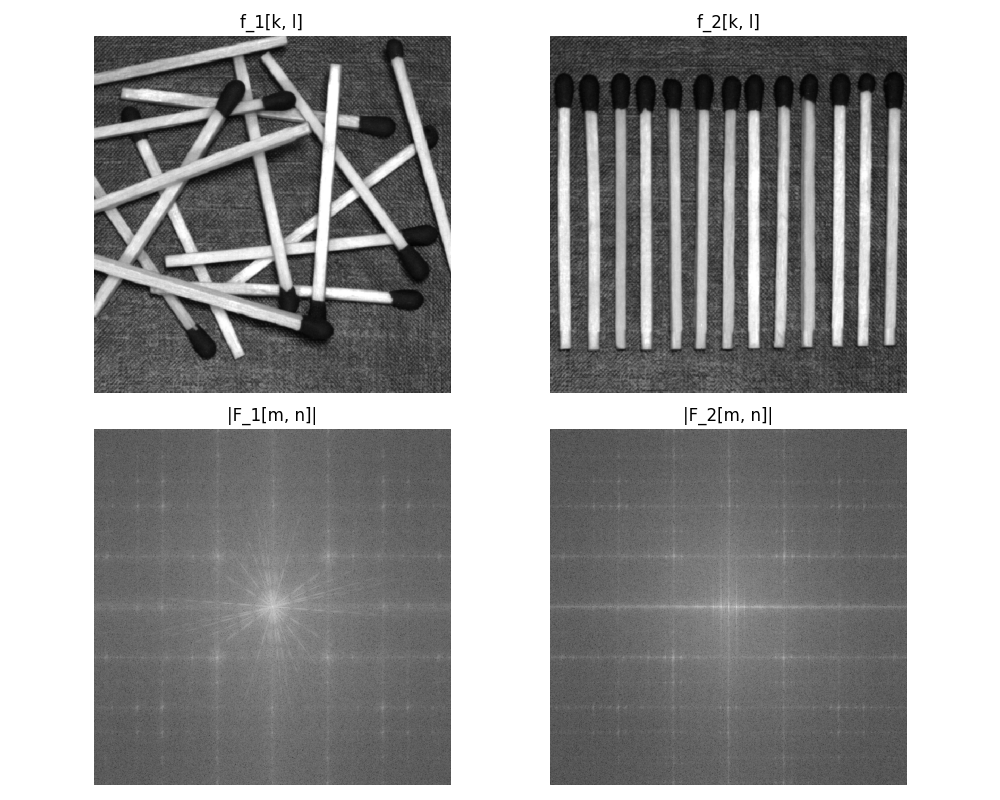

This chart was generated by the following Python code:
import os
import numpy as np
import matplotlib.pyplot as plt
from skimage.io import imread

from libDIPUM.specxture import specxture

print('Running Figure1235 (Matches and spectra)...')

# Data
base_dir = '/Users/michelkocher/michel/Data/DIP-DIPUM/DIP'
f1 = imread(os.path.join(base_dir, 'matches-random.tif'))
f2 = imread(os.path.join(base_dir, 'matches-aligned.tif'))

if f1.ndim == 3:
    f1 = f1[:, :, 0]
if f2.ndim == 3:
    f2 = f2[:, :, 0]

# Spectrum (cartesian mode)
F1 = np.fft.fft2(f1)
F2 = np.fft.fft2(f2)

# Spectrum (polar mode)
F1Rho, F1Theta, _ = specxture(f1)
F2Rho, F2Theta, _ = specxture(f2)

# Display
fig, ax = plt.subplots(2, 2, figsize=(10, 8))

ax[0, 0].imshow(f1, cmap='gray')
ax[0, 0].set_title('f_1[k, l]')
ax[0, 0].axis('off')

ax[0, 1].imshow(f2, cmap='gray')
ax[0, 1].set_title('f_2[k, l]')
ax[0, 1].axis('off')

ax[1, 0].imshow(np.log10(np.abs(np.fft.fftshift(F1))), cmap='gray')
ax[1, 0].set_title('|F_1[m, n]|')
ax[1, 0].axis('off')

ax[1, 1].imshow(np.log10(np.abs(np.fft.fftshift(F2))), cmap='gray')
ax[1, 1].set_title('|F_2[m, n]|')
ax[1, 1].axis('off')

fig.tight_layout()
fig.savefig('Figure1235.png')

print('Saved Figure1235.png')
plt.show()
